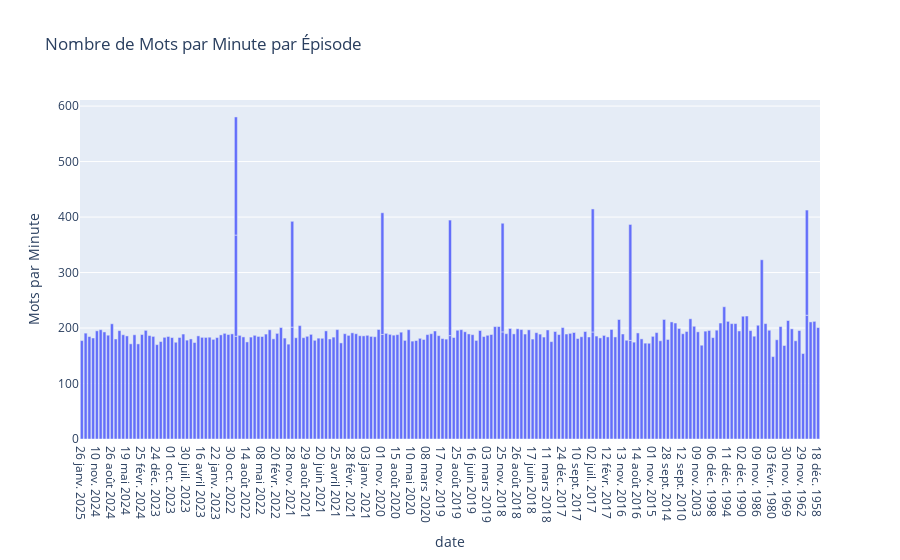

The notebook cell saved with this chart:
### Code cell
nb_mots_transcription(episodes_df)

### Figure 1 — Plotly figure (JSON) as saved in the notebook; plotly's stock layout.template omitted (floating-point values rounded to 4 significant figures; data arrays with more than 128 entries replaced by an {"elided": "..."} marker saying what was removed)
{"data": [{"alignmentgroup": "True", "customdata": {"elided": "206x4 mixed values"}, "hovertemplate": "<b>Date:</b> %{customdata[0]}<br><b>Titre:</b> %{customdata[1]}<br><b>Mots par Minute:</b> %{customdata[2]:.1f}<br><b>Duree en Minute:</b> %{customdata[3]:.1f}", "legendgroup": "", "marker": {"color": "#636efa", "pattern": {"shape": ""}}, "name": "", "offsetgroup": "", "orientation": "v", "showlegend": false, "textposition": "auto", "type": "bar", "x": {"elided": "206 str values"}, "xaxis": "x", "y": {"elided": "206 float values"}, "yaxis": "y"}], "layout": {"barmode": "relative", "legend": {"tracegroupgap": 0}, "title": {"text": "Nombre de Mots par Minute par Épisode"}, "xaxis": {"anchor": "y", "domain": [0, 1], "title": {"text": "date"}}, "yaxis": {"anchor": "x", "domain": [0, 1], "title": {"text": "Mots par Minute"}}}}
